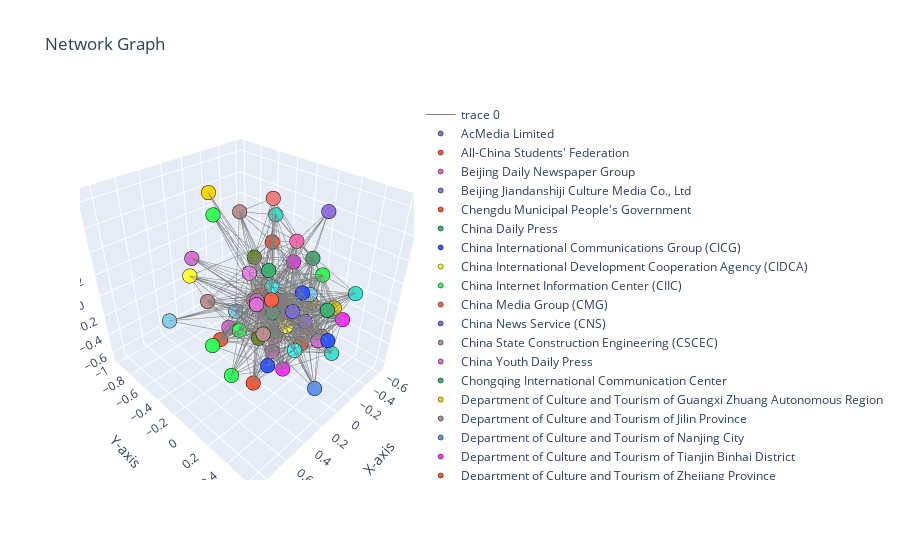

Here is the notebook cell this chart was saved with:
### Code cell
import pandas as pd
import networkx as nx
import plotly.graph_objs as go
import random
import numpy as np


df = network_df.groupby(['user_entity', 'following_entity']).agg({'following_in_degree': 'sum'}).reset_index()
df = df[df['following_in_degree'] > 2500]
print(df['following_in_degree'].describe())

def get_pleasing_random_color():
    pleasing_colors = [
        '#FF5733',  # Vibrant Red
        '#33FF57',  # Vivid Green
        '#3357FF',  # Bright Blue
        '#FF33FF',  # Magenta
        '#FFFF33',  # Yellow
        '#33FFFF',  # Cyan
        '#FF7F50',  # Coral
        '#9370DB',  # Medium Purple
        '#3CB371',  # Medium Sea Green
        '#FFD700',  # Gold
        '#FF69B4',  # Hot Pink
        '#87CEEB',  # Sky Blue
        '#FF6347',  # Tomato
        '#40E0D0',  # Turquoise
        '#EE82EE',  # Violet
        '#DA70D6',  # Orchid
        '#6495ED',  # Cornflower Blue
        '#FFB6C1',  # Light Pink
        '#BC8F8F',  # Rosy Brown
        '#F08080',  # Light Coral
        '#7B68EE',  # Medium Slate Blue
        '#6B8E23',  # Olive Drab
    ]

    return random.choice(pleasing_colors)

color_dict = {}
def get_entity_color(entiry):
    if entiry not in color_dict:
        color_dict[entiry] = get_pleasing_random_color()
    return color_dict[entiry]

# Create a NetworkX graph from edge list
G = nx.from_pandas_edgelist(df, 'user_entity', 'following_entity')

# Manually set the 'group' attribute for each node
for _, row in df.iterrows():
    G.nodes[row['user_entity']]['color'] = get_entity_color(row['user_entity'])
    G.nodes[row['user_entity']]['size'] = np.log10(row['following_in_degree'])
    G.nodes[row['following_entity']]['color'] = get_entity_color(row['following_entity'])
    G.nodes[row['following_entity']]['size'] = np.log10(row['following_in_degree'])

# Compute 3D layout
spring_3D = nx.spring_layout(G, dim=3, seed=18)

# Node coordinates and colors
x_nodes = [spring_3D[node][0] for node in G.nodes()]  # x-coordinates
y_nodes = [spring_3D[node][1] for node in G.nodes()]  # y-coordinates
z_nodes = [spring_3D[node][2] for node in G.nodes()]  # z-coordinates
node_color = [G.nodes[node]['color'] for node in G.nodes()]  # Node colors

# Edge coordinates
x_edges = []
y_edges = []
z_edges = []
for edge in G.edges():
    x_coords = [spring_3D[edge[0]][0], spring_3D[edge[1]][0], None]
    x_edges += x_coords
    y_coords = [spring_3D[edge[0]][1], spring_3D[edge[1]][1], None]
    y_edges += y_coords
    z_coords = [spring_3D[edge[0]][2], spring_3D[edge[1]][2], None]
    z_edges += z_coords

traces = []
# Trace for edges
trace_edges = go.Scatter3d(x=x_edges, y=y_edges, z=z_edges, mode='lines',
                           line=dict(color='rgb(125,125,125)', width=1), hoverinfo='none')
traces.append(trace_edges)

# Group nodes by entity owner
grouped_nodes = df.groupby('user_entity')

# Create a trace for each group
for entity_owner, group in grouped_nodes:
    # Extract the nodes for the current entity owner
    group_nodes = [node for node in G.nodes() if G.nodes[node]['color'] == color_dict[entity_owner]]

    # Get the coordinates and colors for the nodes in the current group
    x = [spring_3D[node][0] for node in group_nodes]
    y = [spring_3D[node][1] for node in group_nodes]
    z = [spring_3D[node][2] for node in group_nodes]
    node_color = [G.nodes[node]['color'] for node in group_nodes]

    # Create a trace for the current group
    trace = go.Scatter3d(
        x=x, y=y, z=z, 
        mode='markers',
        marker=dict(
            symbol='circle', 
            size=5,  # Adjust size based on in-degree
            color=node_color, 
            line=dict(color='black', width=0.5)
        ),
        name=entity_owner,  # Name the trace as the entity owner
        hoverinfo='text'
    )
    traces.append(trace)


# Layout
layout = go.Layout(
    title="Network Graph",
    scene=dict(
        xaxis=dict(
            showbackground=True,
            showline=True,
            zeroline=True,
            showgrid=True,
            showticklabels=True,
            title='X-axis'
        ),
        yaxis=dict(
            showbackground=True,
            showline=True,
            zeroline=True,
            showgrid=True,
            showticklabels=True,
            title='Y-axis'
        ),
        zaxis=dict(
            showbackground=True,
            showline=True,
            zeroline=True,
            showgrid=True,
            showticklabels=True,
            title='Z-axis'
        )
    ),
    margin=dict(t=100),
    hovermode='closest'
)

# Figure
fig = go.Figure(data=traces, layout=layout)

# Show plot
fig.show()

### Figure 1 — Plotly figure (JSON) as saved in the notebook; plotly's stock layout.template omitted (floating-point values rounded to 4 significant figures; data arrays with more than 128 entries replaced by an {"elided": "..."} marker saying what was removed)
{"data": [{"hoverinfo": "none", "line": {"color": "rgb(125,125,125)", "width": 1}, "mode": "lines", "type": "scatter3d", "x": {"elided": "2433 float values"}, "y": {"elided": "2433 float values"}, "z": {"elided": "2433 float values"}}, {"hoverinfo": "text", "marker": {"color": ["#9370DB", "#9370DB"], "line": {"color": "black", "width": 0.5}, "size": 5, "symbol": "circle"}, "mode": "markers", "name": "AcMedia Limited", "type": "scatter3d", "x": [-0.1143, -0.08251], "y": [0.3131, 0.2313], "z": [0.8493, -0.0857]}, {"hoverinfo": "text", "marker": {"color": ["#FF5733", "#FF5733", "#FF5733", "#FF5733"], "line": {"color": "black", "width": 0.5}, "size": 5, "symbol": "circle"}, "mode": "markers", "name": "All-China Students' Federation", "type": "scatter3d", "x": [-0.2795, -0.1306, 0.2845, 0.2772], "y": [-0.3063, 0.1757, -0.3408, 0.0343], "z": [0.316, -0.3731, -0.3974, -0.6361]}, {"hoverinfo": "text", "marker": {"color": ["#DA70D6", "#DA70D6", "#DA70D6", "#DA70D6", "#DA70D6", "#DA70D6"], "line": {"color": "black", "width": 0.5}, "size": 5, "symbol": "circle"}, "mode": "markers", "name": "Beijing Daily Newspaper Group ", "type": "scatter3d", "x": [0.1804, 0.1833, -0.08419, 0.016, -0.0669, 0.7189], "y": [-0.02994, -0.7774, 0.366, -0.005888, -0.6225, 0.4788], "z": [0.1143, 0.1577, -0.198, -0.4861, -0.6389, 0.6359]}, {"hoverinfo": "text", "marker": {"color": ["#9370DB", "#9370DB"], "line": {"color": "black", "width": 0.5}, "size": 5, "symbol": "circle"}, "mode": "markers", "name": "Beijing Jiandanshiji Culture Media Co., Ltd", "type": "scatter3d", "x": [-0.1143, -0.08251], "y": [0.3131, 0.2313], "z": [0.8493, -0.0857]}, {"hoverinfo": "text", "marker": {"color": ["#FF5733", "#FF5733", "#FF5733", "#FF5733"], "line": {"color": "black", "width": 0.5}, "size": 5, "symbol": "circle"}, "mode": "markers", "name": "Chengdu Municipal People's Government", "type": "scatter3d", "x": [-0.2795, -0.1306, 0.2845, 0.2772], "y": [-0.3063, 0.1757, -0.3408, 0.0343], "z": [0.316, -0.3731, -0.3974, -0.6361]}, {"hoverinfo": "text", "marker": {"color": ["#3CB371", "#3CB371", "#3CB371", "#3CB371", "#3CB371"], "line": {"color": "black", "width": 0.5}, "size": 5, "symbol": "circle"}, "mode": "markers", "name": "China Daily Press", "type": "scatter3d", "x": [0.06432, -0.5633, -0.0971, 0.1294, 0.2283], "y": [0.02844, -0.0961, -0.09654, 0.5518, 0.1199], "z": [-0.03317, 0.1308, -0.3879, 0.3146, 0.4685]}, {"hoverinfo": "text", "marker": {"color": ["#3357FF", "#3357FF", "#3357FF"], "line": {"color": "black", "width": 0.5}, "size": 5, "symbol": "circle"}, "mode": "markers", "name": "China International Communications Group (CICG)", "type": "scatter3d", "x": [-0.0619, 0.1963, 0.3496], "y": [0.1982, 0.6266, 0.2469], "z": [0.1762, 0.142, -0.2421]}, {"hoverinfo": "text", "marker": {"color": ["#FFFF33", "#FFFF33"], "line": {"color": "black", "width": 0.5}, "size": 5, "symbol": "circle"}, "mode": "markers", "name": "China International Development Cooperation Agency (CIDCA)", "type": "scatter3d", "x": [0.4041, -0.01131], "y": [-0.5273, 0.1042], "z": [0.2037, -0.167]}, {"hoverinfo": "text", "marker": {"color": ["#33FF57", "#33FF57", "#33FF57", "#33FF57", "#33FF57"], "line": {"color": "black", "width": 0.5}, "size": 5, "symbol": "circle"}, "mode": "markers", "name": "China Internet Information Center (CIIC)", "type": "scatter3d", "x": [-0.3653, 0.2652, 0.401, 0.7436, 0.504], "y": [0.1522, -0.1332, -0.2245, 0.1131, 0.02329], "z": [0.171, -0.1828, 0.8181, 0.1202, -0.393]}, {"hoverinfo": "text", "marker": {"color": ["#FF6347", "#FF6347", "#FF6347"], "line": {"color": "black", "width": 0.5}, "size": 5, "symbol": "circle"}, "mode": "markers", "name": "China Media Group (CMG)", "type": "scatter3d", "x": [0.03678, 0.373, -0.3178], "y": [-0.1327, 0.2814, 0.08239], "z": [0.03823, 0.3835, -0.3797]}, {"hoverinfo": "text", "marker": {"color": ["#7B68EE"], "line": {"color": "black", "width": 0.5}, "size": 5, "symbol": "circle"}, "mode": "markers", "name": "China News Service (CNS)", "type": "scatter3d", "x": [0.09241], "y": [0.2397], "z": [0.1112]}, {"hoverinfo": "text", "marker": {"color": ["#BC8F8F", "#BC8F8F", "#BC8F8F", "#BC8F8F"], "line": {"color": "black", "width": 0.5}, "size": 5, "symbol": "circle"}, "mode": "markers", "name": "China State Construction Engineering (CSCEC)", "type": "scatter3d", "x": [-0.154, 0.3063, 0.3626, -0.2767], "y": [-0.5511, -0.4527, 0.2065, 0.2678], "z": [0.5415, -0.05018, 0.04358, -0.331]}, {"hoverinfo": "text", "marker": {"color": ["#DA70D6", "#DA70D6", "#DA70D6", "#DA70D6", "#DA70D6", "#DA70D6"], "line": {"color": "black", "width": 0.5}, "size": 5, "symbol": "circle"}, "mode": "markers", "name": "China Youth Daily Press", "type": "scatter3d", "x": [0.1804, 0.1833, -0.08419, 0.016, -0.0669, 0.7189], "y": [-0.02994, -0.7774, 0.366, -0.005888, -0.6225, 0.4788], "z": [0.1143, 0.1577, -0.198, -0.4861, -0.6389, 0.6359]}, {"hoverinfo": "text", "marker": {"color": ["#3CB371", "#3CB371", "#3CB371", "#3CB371", "#3CB371"], "line": {"color": "black", "width": 0.5}, "size": 5, "symbol": "circle"}, "mode": "markers", "name": "Chongqing International Communication Center", "type": "scatter3d", "x": [0.06432, -0.5633, -0.0971, 0.1294, 0.2283], "y": [0.02844, -0.0961, -0.09654, 0.5518, 0.1199], "z": [-0.03317, 0.1308, -0.3879, 0.3146, 0.4685]}, {"hoverinfo": "text", "marker": {"color": ["#FFD700", "#FFD700", "#FFD700"], "line": {"color": "black", "width": 0.5}, "size": 5, "symbol": "circle"}, "mode": "markers", "name": "Department of Culture and Tourism of Guangxi Zhuang Autonomous Region", "type": "scatter3d", "x": [-0.4259, -0.4043, -0.2181], "y": [0.2589, 0.03796, -1], "z": [-0.1269, -0.1729, 0.5476]}, {"hoverinfo": "text", "marker": {"color": ["#BC8F8F", "#BC8F8F", "#BC8F8F", "#BC8F8F"], "line": {"color": "black", "width": 0.5}, "size": 5, "symbol": "circle"}, "mode": "markers", "name": "Department of Culture and Tourism of Jilin Province", "type": "scatter3d", "x": [-0.154, 0.3063, 0.3626, -0.2767], "y": [-0.5511, -0.4527, 0.2065, 0.2678], "z": [0.5415, -0.05018, 0.04358, -0.331]}, {"hoverinfo": "text", "marker": {"color": ["#6495ED"], "line": {"color": "black", "width": 0.5}, "size": 5, "symbol": "circle"}, "mode": "markers", "name": "Department of Culture and Tourism of Nanjing City", "type": "scatter3d", "x": [0.2363], "y": [0.5963], "z": [-0.3005]}, {"hoverinfo": "text", "marker": {"color": ["#FF33FF", "#FF33FF", "#FF33FF"], "line": {"color": "black", "width": 0.5}, "size": 5, "symbol": "circle"}, "mode": "markers", "name": "Department of Culture and Tourism of Tianjin Binhai District", "type": "scatter3d", "x": [-0.2153, -0.3012, 0.07595], "y": [-0.02494, 0.4221, 0.1695], "z": [0.2786, -0.08422, -0.524]}, {"hoverinfo": "text", "marker": {"color": ["#FF5733", "#FF5733", "#FF5733", "#FF5733"], "line": {"color": "black", "width": 0.5}, "size": 5, "symbol": "circle"}, "mode": "markers", "name": "Department of Culture and Tourism of Zhejiang Province", "type": "scatter3d", "x": [-0.2795, -0.1306, 0.2845, 0.2772], "y": [-0.3063, 0.1757, -0.3408, 0.0343], "z": [0.316, -0.3731, -0.3974, -0.6361]}, {"hoverinfo": "text", "marker": {"color": ["#33FF57", "#33FF57", "#33FF57", "#33FF57", "#33FF57"], "line": {"color": "black", "width": 0.5}, "size": 5, "symbol": "circle"}, "mode": "markers", "name": "Department of International Organizations and Conferences (DIOC)", "type": "scatter3d", "x": [-0.3653, 0.2652, 0.401, 0.7436, 0.504], "y": [0.1522, -0.1332, -0.2245, 0.1131, 0.02329], "z": [0.171, -0.1828, 0.8181, 0.1202, -0.393]}, {"hoverinfo": "text", "marker": {"color": ["#40E0D0", "#40E0D0", "#40E0D0", "#40E0D0"], "line": {"color": "black", "width": 0.5}, "size": 5, "symbol": "circle"}, "mode": "markers", "name": "Diba", "type": "scatter3d", "x": [-0.02272, -0.4226, -0.2062, -0.4298], "y": [-0.06851, -0.4047, 0.4262, 0.4242], "z": [0.04477, 0.4739, -0.3693, 0.09797]}, {"hoverinfo": "text", "marker": {"color": ["#FF6347", "#FF6347", "#FF6347"], "line": {"color": "black", "width": 0.5}, "size": 5, "symbol": "circle"}, "mode": "markers", "name": "Economic Daily Newspaper Group", "type": "scatter3d", "x": [0.03678, 0.373, -0.3178], "y": [-0.1327, 0.2814, 0.08239], "z": [0.03823, 0.3835, -0.3797]}, {"hoverinfo": "text", "marker": {"color": ["#33FF57", "#33FF57", "#33FF57", "#33FF57", "#33FF57"], "line": {"color": "black", "width": 0.5}, "size": 5, "symbol": "circle"}, "mode": "markers", "name": "Fuzhou Culture and Tourism Bureau", "type": "scatter3d", "x": [-0.3653, 0.2652, 0.401, 0.7436, 0.504], "y": [0.1522, -0.1332, -0.2245, 0.1131, 0.02329], "z": [0.171, -0.1828, 0.8181, 0.1202, -0.393]}, {"hoverinfo": "text", "marker": {"color": ["#40E0D0", "#40E0D0", "#40E0D0", "#40E0D0"], "line": {"color": "black", "width": 0.5}, "size": 5, "symbol": "circle"}, "mode": "markers", "name": "GLTVS", "type": "scatter3d", "x": [-0.02272, -0.4226, -0.2062, -0.4298], "y": [-0.06851, -0.4047, 0.4262, 0.4242], "z": [0.04477, 0.4739, -0.3693, 0.09797]}, {"hoverinfo": "text", "marker": {"color": ["#87CEEB", "#87CEEB", "#87CEEB", "#87CEEB"], "line": {"color": "black", "width": 0.5}, "size": 5, "symbol": "circle"}, "mode": "markers", "name": "General Office of the People's Government of Gansu Province", "type": "scatter3d", "x": [-0.2137, -0.6123, 0.1136, 0.8627], "y": [0.1595, 0.1262, -0.3345, -0.1709], "z": [0.06538, -0.3402, -0.1891, 0.2317]}, {"hoverinfo": "text", "marker": {"color": ["#BC8F8F", "#BC8F8F", "#BC8F8F", "#BC8F8F"], "line": {"color": "black", "width": 0.5}, "size": 5, "symbol": "circle"}, "mode": "markers", "name": "Guangdong Provincial Cyberspace Administration", "type": "scatter3d", "x": [-0.154, 0.3063, 0.3626, -0.2767], "y": [-0.5511, -0.4527, 0.2065, 0.2678], "z": [0.5415, -0.05018, 0.04358, -0.331]}, {"hoverinfo": "text", "marker": {"color": ["#3357FF", "#3357FF", "#3357FF"], "line": {"color": "black", "width": 0.5}, "size": 5, "symbol": "circle"}, "mode": "markers", "name": "Guangming Daily Press", "type": "scatter3d", "x": [-0.0619, 0.1963, 0.3496], "y": [0.1982, 0.6266, 0.2469], "z": [0.1762, 0.142, -0.2421]}, {"hoverinfo": "text", "marker": {"color": ["#FFD700", "#FFD700", "#FFD700"], "line": {"color": "black", "width": 0.5}, "size": 5, "symbol": "circle"}, "mode": "markers", "name": "Henan Broadcasting System", "type": "scatter3d", "x": [-0.4259, -0.4043, -0.2181], "y": [0.2589, 0.03796, -1], "z": [-0.1269, -0.1729, 0.5476]}, {"hoverinfo": "text", "marker": {"color": ["#F08080"], "line": {"color": "black", "width": 0.5}, "size": 5, "symbol": "circle"}, "mode": "markers", "name": "Hong Kong China News Agency", "type": "scatter3d", "x": [-0.1386], "y": [-0.1871], "z": [0.7754]}, {"hoverinfo": "text", "marker": {"color": ["#FF69B4", "#FF69B4", "#FF69B4", "#FF69B4", "#FF69B4"], "line": {"color": "black", "width": 0.5}, "size": 5, "symbol": "circle"}, "mode": "markers", "name": "Hong Kong Ta Kung Wen Wei Media Group (HKTKWW)", "type": "scatter3d", "x": [-0.1852, -0.04653, -0.1075, -0.2243, -0.1928], "y": [0.01686, -0.1622, -0.3439, -0.03891, -0.1072], "z": [0.488, -0.1456, -0.1911, -0.2432, -0.1211]}, {"hoverinfo": "text", "marker": {"color": ["#3357FF", "#3357FF", "#3357FF"], "line": {"color": "black", "width": 0.5}, "size": 5, "symbol": "circle"}, "mode": "markers", "name": "Hubei Radio & Television Station (HBTV)", "type": "scatter3d", "x": [-0.0619, 0.1963, 0.3496], "y": [0.1982, 0.6266, 0.2469], "z": [0.1762, 0.142, -0.2421]}, {"hoverinfo": "text", "marker": {"color": ["#33FF57", "#33FF57", "#33FF57", "#33FF57", "#33FF57"], "line": {"color": "black", "width": 0.5}, "size": 5, "symbol": "circle"}, "mode": "markers", "name": "Hunan Rednet New Media Group", "type": "scatter3d", "x": [-0.3653, 0.2652, 0.401, 0.7436, 0.504], "y": [0.1522, -0.1332, -0.2245, 0.1131, 0.02329], "z": [0.171, -0.1828, 0.8181, 0.1202, -0.393]}, {"hoverinfo": "text", "marker": {"color": ["#FF69B4", "#FF69B4", "#FF69B4", "#FF69B4", "#FF69B4"], "line": {"color": "black", "width": 0.5}, "size": 5, "symbol": "circle"}, "mode": "markers", "name": "Information Department of Foreign Ministry", "type": "scatter3d", "x": [-0.1852, -0.04653, -0.1075, -0.2243, -0.1928], "y": [0.01686, -0.1622, -0.3439, -0.03891, -0.1072], "z": [0.488, -0.1456, -0.1911, -0.2432, -0.1211]}, {"hoverinfo": "text", "marker": {"color": ["#3CB371", "#3CB371", "#3CB371", "#3CB371", "#3CB371"], "line": {"color": "black", "width": 0.5}, "size": 5, "symbol": "circle"}, "mode": "markers", "name": "International Liaison Department", "type": "scatter3d", "x": [0.06432, -0.5633, -0.0971, 0.1294, 0.2283], "y": [0.02844, -0.0961, -0.09654, 0.5518, 0.1199], "z": [-0.03317, 0.1308, -0.3879, 0.3146, 0.4685]}, {"hoverinfo": "text", "marker": {"color": ["#FF5733", "#FF5733", "#FF5733", "#FF5733"], "line": {"color": "black", "width": 0.5}, "size": 5, "symbol": "circle"}, "mode": "markers", "name": "Jiangsu Provincial Department of Cultural & Tourism", "type": "scatter3d", "x": [-0.2795, -0.1306, 0.2845, 0.2772], "y": [-0.3063, 0.1757, -0.3408, 0.0343], "z": [0.316, -0.3731, -0.3974, -0.6361]}, {"hoverinfo": "text", "marker": {"color": ["#40E0D0", "#40E0D0", "#40E0D0", "#40E0D0"], "line": {"color": "black", "width": 0.5}, "size": 5, "symbol": "circle"}, "mode": "markers", "name": "Jiangxi Provincial Department of Culture and Tourism", "type": "scatter3d", "x": [-0.02272, -0.4226, -0.2062, -0.4298], "y": [-0.06851, -0.4047, 0.4262, 0.4242], "z": [0.04477, 0.4739, -0.3693, 0.09797]}, {"hoverinfo": "text", "marker": {"color": ["#BC8F8F", "#BC8F8F", "#BC8F8F", "#BC8F8F"], "line": {"color": "black", "width": 0.5}, "size": 5, "symbol": "circle"}, "mode": "markers", "name": "Ministry of Commerce Information Office", "type": "scatter3d", "x": [-0.154, 0.3063, 0.3626, -0.2767], "y": [-0.5511, -0.4527, 0.2065, 0.2678], "z": [0.5415, -0.05018, 0.04358, -0.331]}, {"hoverinfo": "text", "marker": {"color": ["#40E0D0", "#40E0D0", "#40E0D0", "#40E0D0"], "line": {"color": "black", "width": 0.5}, "size": 5, "symbol": "circle"}, "mode": "markers", "name": "Ministry of Foreign Affairs", "type": "scatter3d", "x": [-0.02272, -0.4226, -0.2062, -0.4298], "y": [-0.06851, -0.4047, 0.4262, 0.4242], "z": [0.04477, 0.4739, -0.3693, 0.09797]}, {"hoverinfo": "text", "marker": {"color": ["#87CEEB", "#87CEEB", "#87CEEB", "#87CEEB"], "line": {"color": "black", "width": 0.5}, "size": 5, "symbol": "circle"}, "mode": "markers", "name": "Nanfang Daily Newspaper Group Co.,Ltd", "type": "scatter3d", "x": [-0.2137, -0.6123, 0.1136, 0.8627], "y": [0.1595, 0.1262, -0.3345, -0.1709], "z": [0.06538, -0.3402, -0.1891, 0.2317]}, {"hoverinfo": "text", "marker": {"color": ["#33FFFF", "#33FFFF"], "line": {"color": "black", "width": 0.5}, "size": 5, "symbol": "circle"}, "mode": "markers", "name": "People's Daily Press", "type": "scatter3d", "x": [0.02473, 0.07915], "y": [-0.02407, 0.2753], "z": [0.1639, -0.2511]}, {"hoverinfo": "text", "marker": {"color": ["#33FF57", "#33FF57", "#33FF57", "#33FF57", "#33FF57"], "line": {"color": "black", "width": 0.5}, "size": 5, "symbol": "circle"}, "mode": "markers", "name": "Phoenix Media Investment (Holdings) Limited", "type": "scatter3d", "x": [-0.3653, 0.2652, 0.401, 0.7436, 0.504], "y": [0.1522, -0.1332, -0.2245, 0.1131, 0.02329], "z": [0.171, -0.1828, 0.8181, 0.1202, -0.393]}, {"hoverinfo": "text", "marker": {"color": ["#3CB371", "#3CB371", "#3CB371", "#3CB371", "#3CB371"], "line": {"color": "black", "width": 0.5}, "size": 5, "symbol": "circle"}, "mode": "markers", "name": "Qingdao MOFCOM", "type": "scatter3d", "x": [0.06432, -0.5633, -0.0971, 0.1294, 0.2283], "y": [0.02844, -0.0961, -0.09654, 0.5518, 0.1199], "z": [-0.03317, 0.1308, -0.3879, 0.3146, 0.4685]}, {"hoverinfo": "text", "marker": {"color": ["#87CEEB", "#87CEEB", "#87CEEB", "#87CEEB"], "line": {"color": "black", "width": 0.5}, "size": 5, "symbol": "circle"}, "mode": "markers", "name": "Qiushi Magazine Press", "type": "scatter3d", "x": [-0.2137, -0.6123, 0.1136, 0.8627], "y": [0.1595, 0.1262, -0.3345, -0.1709], "z": [0.06538, -0.3402, -0.1891, 0.2317]}, {"hoverinfo": "text", "marker": {"color": ["#DA70D6", "#DA70D6", "#DA70D6", "#DA70D6", "#DA70D6", "#DA70D6"], "line": {"color": "black", "width": 0.5}, "size": 5, "symbol": "circle"}, "mode": "markers", "name": "Shandong Provincial Department of Culture and Tourism", "type": "scatter3d", "x": [0.1804, 0.1833, -0.08419, 0.016, -0.0669, 0.7189], "y": [-0.02994, -0.7774, 0.366, -0.005888, -0.6225, 0.4788], "z": [0.1143, 0.1577, -0.198, -0.4861, -0.6389, 0.6359]}, {"hoverinfo": "text", "marker": {"color": ["#6B8E23", "#6B8E23"], "line": {"color": "black", "width": 0.5}, "size": 5, "symbol": "circle"}, "mode": "markers", "name": "Shanghai Guanchazhe Information Technology Co.,Ltd", "type": "scatter3d", "x": [-0.08284, 0.1968], "y": [-0.3154, 0.007043], "z": [0.2522, -0.2206]}, {"hoverinfo": "text", "marker": {"color": ["#FFFF33", "#FFFF33"], "line": {"color": "black", "width": 0.5}, "size": 5, "symbol": "circle"}, "mode": "markers", "name": "Shanghai Media Group (SMG)", "type": "scatter3d", "x": [0.4041, -0.01131], "y": [-0.5273, 0.1042], "z": [0.2037, -0.167]}, {"hoverinfo": "text", "marker": {"color": ["#FF33FF", "#FF33FF", "#FF33FF"], "line": {"color": "black", "width": 0.5}, "size": 5, "symbol": "circle"}, "mode": "markers", "name": "Shanghai United Media Group (SUMG)", "type": "scatter3d", "x": [-0.2153, -0.3012, 0.07595], "y": [-0.02494, 0.4221, 0.1695], "z": [0.2786, -0.08422, -0.524]}, {"hoverinfo": "text", "marker": {"color": ["#DA70D6", "#DA70D6", "#DA70D6", "#DA70D6", "#DA70D6", "#DA70D6"], "line": {"color": "black", "width": 0.5}, "size": 5, "symbol": "circle"}, "mode": "markers", "name": "Sichuan Daily Online Media Development Co., Ltd.", "type": "scatter3d", "x": [0.1804, 0.1833, -0.08419, 0.016, -0.0669, 0.7189], "y": [-0.02994, -0.7774, 0.366, -0.005888, -0.6225, 0.4788], "z": [0.1143, 0.1577, -0.198, -0.4861, -0.6389, 0.6359]}, {"hoverinfo": "text", "marker": {"color": ["#EE82EE", "#EE82EE"], "line": {"color": "black", "width": 0.5}, "size": 5, "symbol": "circle"}, "mode": "markers", "name": "State Council Information Office (SCIO)", "type": "scatter3d", "x": [0.154, -0.1972], "y": [-0.1357, -0.1545], "z": [0.2948, -0.5442]}, {"hoverinfo": "text", "marker": {"color": ["#FF33FF", "#FF33FF", "#FF33FF"], "line": {"color": "black", "width": 0.5}, "size": 5, "symbol": "circle"}, "mode": "markers", "name": "Suzhou Municipal Bureau of Culture, Radio, Television and Tourism", "type": "scatter3d", "x": [-0.2153, -0.3012, 0.07595], "y": [-0.02494, 0.4221, 0.1695], "z": [0.2786, -0.08422, -0.524]}, {"hoverinfo": "text", "marker": {"color": ["#FF6347", "#FF6347", "#FF6347"], "line": {"color": "black", "width": 0.5}, "size": 5, "symbol": "circle"}, "mode": "markers", "name": "Suzhou Wuzhong District People's Government", "type": "scatter3d", "x": [0.03678, 0.373, -0.3178], "y": [-0.1327, 0.2814, 0.08239], "z": [0.03823, 0.3835, -0.3797]}, {"hoverinfo": "text", "marker": {"color": ["#FFD700", "#FFD700", "#FFD700"], "line": {"color": "black", "width": 0.5}, "size": 5, "symbol": "circle"}, "mode": "markers", "name": "Wuhan Ruiying New Media Culture Communication Co.", "type": "scatter3d", "x": [-0.4259, -0.4043, -0.2181], "y": [0.2589, 0.03796, -1], "z": [-0.1269, -0.1729, 0.5476]}, {"hoverinfo": "text", "marker": {"color": ["#3CB371", "#3CB371", "#3CB371", "#3CB371", "#3CB371"], "line": {"color": "black", "width": 0.5}, "size": 5, "symbol": "circle"}, "mode": "markers", "name": "Wuzhou Communication Co., Ltd.", "type": "scatter3d", "x": [0.06432, -0.5633, -0.0971, 0.1294, 0.2283], "y": [0.02844, -0.0961, -0.09654, 0.5518, 0.1199], "z": [-0.03317, 0.1308, -0.3879, 0.3146, 0.4685]}, {"hoverinfo": "text", "marker": {"color": ["#FF69B4", "#FF69B4", "#FF69B4", "#FF69B4", "#FF69B4"], "line": {"color": "black", "width": 0.5}, "size": 5, "symbol": "circle"}, "mode": "markers", "name": "Xiamen Culture and Tourism Bureau", "type": "scatter3d", "x": [-0.1852, -0.04653, -0.1075, -0.2243, -0.1928], "y": [0.01686, -0.1622, -0.3439, -0.03891, -0.1072], "z": [0.488, -0.1456, -0.1911, -0.2432, -0.1211]}, {"hoverinfo": "text", "marker": {"color": ["#DA70D6", "#DA70D6", "#DA70D6", "#DA70D6", "#DA70D6", "#DA70D6"], "line": {"color": "black", "width": 0.5}, "size": 5, "symbol": "circle"}, "mode": "markers", "name": "Xinhua News Agency", "type": "scatter3d", "x": [0.1804, 0.1833, -0.08419, 0.016, -0.0669, 0.7189], "y": [-0.02994, -0.7774, 0.366, -0.005888, -0.6225, 0.4788], "z": [0.1143, 0.1577, -0.198, -0.4861, -0.6389, 0.6359]}, {"hoverinfo": "text", "marker": {"color": ["#6B8E23", "#6B8E23"], "line": {"color": "black", "width": 0.5}, "size": 5, "symbol": "circle"}, "mode": "markers", "name": "Yunnan Daily Press Group", "type": "scatter3d", "x": [-0.08284, 0.1968], "y": [-0.3154, 0.007043], "z": [0.2522, -0.2206]}, {"hoverinfo": "text", "marker": {"color": ["#87CEEB", "#87CEEB", "#87CEEB", "#87CEEB"], "line": {"color": "black", "width": 0.5}, "size": 5, "symbol": "circle"}, "mode": "markers", "name": "Yunnan Media Group (YMG)", "type": "scatter3d", "x": [-0.2137, -0.6123, 0.1136, 0.8627], "y": [0.1595, 0.1262, -0.3345, -0.1709], "z": [0.06538, -0.3402, -0.1891, 0.2317]}, {"hoverinfo": "text", "marker": {"color": ["#FF69B4", "#FF69B4", "#FF69B4", "#FF69B4", "#FF69B4"], "line": {"color": "black", "width": 0.5}, "size": 5, "symbol": "circle"}, "mode": "markers", "name": "Zhejiang Daily Newspaper Group", "type": "scatter3d", "x": [-0.1852, -0.04653, -0.1075, -0.2243, -0.1928], "y": [0.01686, -0.1622, -0.3439, -0.03891, -0.1072], "z": [0.488, -0.1456, -0.1911, -0.2432, -0.1211]}, {"hoverinfo": "text", "marker": {"color": ["#EE82EE", "#EE82EE"], "line": {"color": "black", "width": 0.5}, "size": 5, "symbol": "circle"}, "mode": "markers", "name": "Zhejiang Media Group (ZMG)", "type": "scatter3d", "x": [0.154, -0.1972], "y": [-0.1357, -0.1545], "z": [0.2948, -0.5442]}, {"hoverinfo": "text", "marker": {"color": ["#FF69B4", "#FF69B4", "#FF69B4", "#FF69B4", "#FF69B4"], "line": {"color": "black", "width": 0.5}, "size": 5, "symbol": "circle"}, "mode": "markers", "name": "Zhengzhou Media Group", "type": "scatter3d", "x": [-0.1852, -0.04653, -0.1075, -0.2243, -0.1928], "y": [0.01686, -0.1622, -0.3439, -0.03891, -0.1072], "z": [0.488, -0.1456, -0.1911, -0.2432, -0.1211]}, {"hoverinfo": "text", "marker": {"color": ["#33FFFF", "#33FFFF"], "line": {"color": "black", "width": 0.5}, "size": 5, "symbol": "circle"}, "mode": "markers", "name": "unknown", "type": "scatter3d", "x": [0.02473, 0.07915], "y": [-0.02407, 0.2753], "z": [0.1639, -0.2511]}], "layout": {"hovermode": "closest", "margin": {"t": 100}, "scene": {"xaxis": {"showbackground": true, "showgrid": true, "showline": true, "showticklabels": true, "title": {"text": "X-axis"}, "zeroline": true}, "yaxis": {"showbackground": true, "showgrid": true, "showline": true, "showticklabels": true, "title": {"text": "Y-axis"}, "zeroline": true}, "zaxis": {"showbackground": true, "showgrid": true, "showline": true, "showticklabels": true, "title": {"text": "Z-axis"}, "zeroline": true}}, "title": {"text": "Network Graph"}}}
